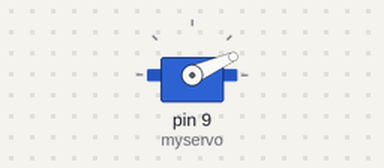
This sketch was run on a simulated Arduino Uno, built with avr-gcc and run on an emulated ATmega328P. On the bench: servo.

Above: at 0.05 s.
At 6.0 s:
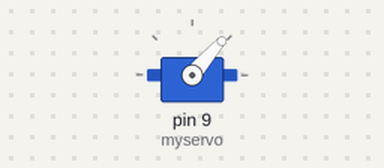
At 9.0 s:
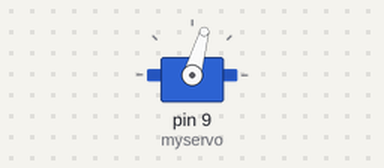
At 12.0 s:
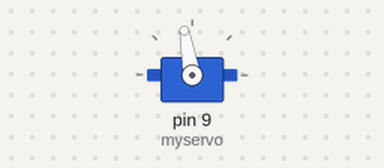
Timing chart, 0 to 15.6 s (numbered marks = the images above):
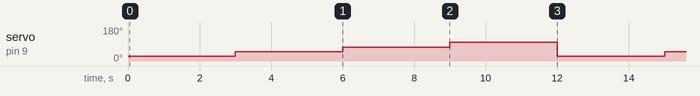

The sketch:

Servo360.ino
```cpp
/* -------------------------------------------------- */
/* Programa ejemplo para Fer Zizzias Rotación Cámara. */
/* -------------------------------------------------- */

/* -------------------------------------------------- */
/*            Servomotor: GWS S125 1T
/* -------------------------------------------------- */

/* -------------------------------------------------- */
/*      Posiciones: 0º - 90º - 180º - 270º */
/* -------------------------------------------------- */

/* El cliente necesita un aparato que le permita rotar la cámara en 4 posiciones: 0º - 90º - 180º - 270º
/* Para ello vamos a utilizar un servomotor para programar las posiciones y luego le acoplaremos la

/* Cuando escribes myservo.write(0); myservo.write(90); myservo.write(180); myservo.write(270) va a las posiciones correspodientes de 0,90,180,270.

/* Pero en este servo esa opción no ha servido por lo que hemos optado por ponerlo a mano los valores:
/*
    0º  - 23
   90º  - 47
  180º  - 72
  270º  - 98
*/

#include <Servo.h>

Servo myservo;                  // Creamos el objeto para el servomotor

int pos_0       =   24;         // Variable para guardar la posición 0º. En este caso   0º corresponde al valor 23
int pos_90      =   49;         // Variable para guardar la posición 0º. En este caso  00º corresponde al valor 47
int pos_180     =   74;         // Variable para guardar la posición 0º. En este caso 180º corresponde al valor 72
int pos_270     =   100;         // Variable para guardar la posición 0º. En este caso 270º corresponde al valor 98

int delay_Foto  =   3000;       // Variable para guardar el valor entre foto y foto
void setup()
{
  myservo.attach(9);            // Agregamos el PIN  9 como salida PWM para la señal del servomotor
}


void loop()
{

  myservo.write(pos_0);         // Le indicamos al servomotor que debe ir a la posicion   0º
  delay(delay_Foto);            // Esperamos un tiempo para sacar la siguiente foto

  myservo.write(pos_90);        // Le indicamos al servomotor que debe ir a la posicion  90º
  delay(delay_Foto);            // Esperamos un tiempo para sacar la siguiente foto

  myservo.write(pos_180);       // Le indicamos al servomotor que debe ir a la posicion 180º
  delay(delay_Foto);            // Esperamos un tiempo para sacar la siguiente foto

   myservo.write(pos_270);      // Le indicamos al servomotor que debe ir a la posicion 270º
  delay(delay_Foto);            // Esperamos un tiempo para sacar la siguiente foto

}
```

Measured:
- by itself, servo on pin 9 (myservo): repeats every 12.0 s: 74° 3.0 s, 100° 3.0 s, 24° 3.0 s, 49° 3.0 s
